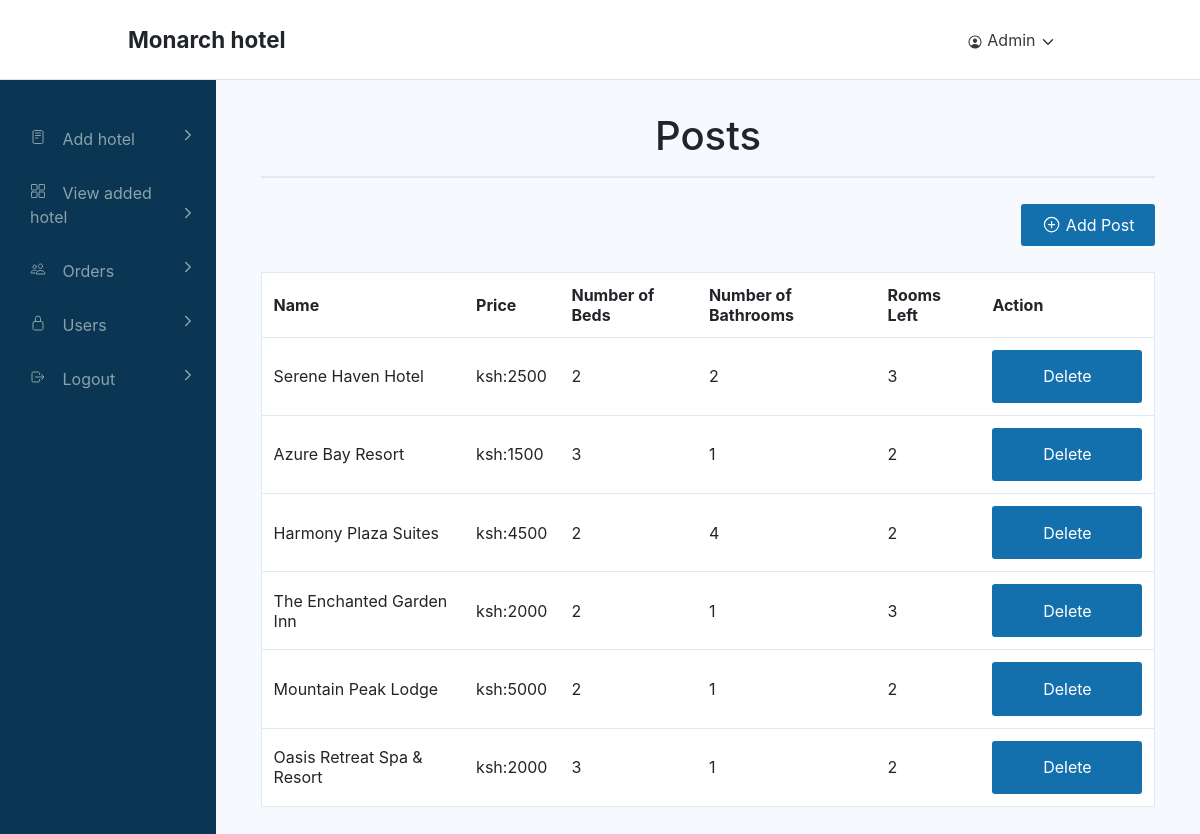
The app's page /hotel1/ with its own data.
### blog/models.py (models this page shows, shortened)
class AddRooms(models.Model):
    name = models.CharField(max_length=100)
    price = models.IntegerField()
    bed = models.IntegerField()
    bathroom = models.IntegerField()
    details = models.TextField(max_length=300)
    roomsleft = models.IntegerField()
    image1 = models.ImageField(null=True, blank = True,upload_to='picture1')

### blog/views.py (the view)
# urls.py: path('hotel1/', hotel_section1, name='hotel1'),
def hotel_section1(request):
    rooms2 = AddRooms.objects.all()
    return render(request, 'admin_dashboard/hotel/hotel.html', {'rooms': rooms2})

### blog/views.py (called while the page is built)
def category_list(request):
    category_list = Category.objects.exclude(name='default')
    context = {
        "category_list": category_list,
    }
    return context

### templates/admin_dashboard/hotel/hotel.html (shortened to what this page needs)
{% load static %}
{% block content %}
<body>
<html>
    <!DOCTYPE html>
    <html lang="en">
    <head>
      <link rel="stylesheet" href="https://cdn.jsdelivr.net/npm/bootstrap@4.0.0/dist/css/bootstrap.min.css">
      <link rel="stylesheet" href="../../assets/css/admin_style.css">
    </head>
    <body>
      <header>
        <a href="{% url 'create' %}" class="logo-wrapper td-none">
          <div><b>Monarch hotel</b></div>
        </a>
        <nav>
          <ul class="navmenu">
            <li class="navitem">
              <a href="{% url 'login' %}">
                <ion-icon name="person-circle-outline" class="navicon"></ion-icon>
                Admin
                <ion-icon name="chevron-down-outline" class="navicon"></ion-icon>
              </a>
            </li>
          </ul>
        </nav>
      </header>
      <div class="page-wrapper">
        <div class="sidebar">
          <ul class="list-menu">
            <li>
              <a href="{% url 'create' %}">
                <ion-icon name="reader-outline" class="menu-icon"></ion-icon>
                Add hotel
                <ion-icon name="chevron-forward-outline" class="chevron-forward"></ion-icon>
              </a>
            </li>
            <li>
              <a href="{% url 'hotel1' %}">
                <ion-icon name="grid-outline" class="menu-icon"></ion-icon>
                View added hotel
                <ion-icon name="chevron-forward-outline" class="chevron-forward"></ion-icon>
              </a>
            </li>
            <li>
              <a href="{% url 'userviews' %}">
                <ion-icon name="people-outline" class="menu-icon"></ion-icon>
                Orders
                <ion-icon name="chevron-forward-outline" class="chevron-forward"></ion-icon>
              </a>
            </li>
            <li>
              <a href="{% url 'userview' %}">
                <ion-icon name="lock-closed-outline" class="menu-icon"></ion-icon>
                Users
                <ion-icon name="chevron-forward-outline" class="chevron-forward"></ion-icon>
              </a>
            </li>
            <li>
              <a href="{% url 'login' %}">
                <ion-icon name="log-out-outline" class="menu-icon"></ion-icon>
                Logout
                <ion-icon name="chevron-forward-outline" class="chevron-forward"></ion-icon>
              </a>
            </li>
          </ul>
        </div>
        <div class="page-content">
          <div class="admin-container">
            <div class="admin-table lg-box">
              <h1 class="center">Posts</h1>
              <hr>
              <div class="table-actions" style="display: flex; justify-content: flex-end;">
                <div class="table-buttons">
                  <a href="{% url 'create' %}" class="btn primary-btn small-btn">
                    <ion-icon name="add-circle-outline" class="icon"></ion-icon>
                    Add Post
                  </a>
                </div>
              </div>
              <div class="responsive-table">
                <table>
                  <thead>
                    <th>Name</th>
                    <th>Price</th>
                    <th>Number of Beds</th>
                    <th>Number of Bathrooms</th>
                    <th>Rooms Left</th>
                    <th>Action</th>
                  </thead>
                  {% for room in rooms %}
                  <tbody>
                    <tr>
                      <td>{{ room.name }}</td>
                      <td>ksh:{{ room.price }}</td>
                      <td>{{ room.bed }}</td>
                      <td>{{ room.bathroom }}</td>
                      <td>{{ room.roomsleft }}</td>
                      <td>
                        <div class="button-container">
                          <a href="{% url 'delete_hotel' room.id %}">
                            <button type="button" class="btn primary-btn big-btn">Delete</button>
                          </a>
                       </div>
                      </td>
                    </tr>
                  </tbody>
                  {% endfor %}
                </table>
              </div>
            </div>
          </div>
        </div>
      </div>
    </body>
    </html>
{%endblock%}

### static/css/admin_style.css (style rules this page uses)
* { box-sizing: border-box; }
html, body { padding: 0; margin: 0; width: 100%; height: 100%; background-color: #f6fafe; font-family: -apple-system, BlinkMacSystemFont, 'Segoe UI', Roboto, Oxygen, Ubuntu, Cantarell, 'Open Sans', 'Helvetica Neue', sans-serif; -webkit-font-smoothing: antialiased; }
.td-none { text-decoration: none; color: inherit; }
.center { text-align: center; }
hr { border: 1px solid #e2e9f3; }
.responsive-table { overflow-x: auto; }
.btn { background-color: #b1b1b1; border: 1px solid transparent; padding: 0.65rem 1.5rem; text-align: center; text-decoration: none !important; display: inline-block; font-size: 1rem; border-radius: 3px; white-space: nowrap; color: white; }
.small-btn { padding: 0.45rem 1.25rem; }
.big-btn { min-width: 150px; padding: 0.85rem 1.5rem; }
.primary-btn { background-color: #1470ad; color: white; }
.btn .icon { font-size: 1.2rem; transform: translateY(3px); }
header { width: 100%; height: 80px; background-color: #fff; border-bottom: 1px solid #dfe2e4; padding: 0 8rem; display: flex; justify-content: space-between; align-items: center; }
header nav { display: flex; align-items: center; height: inherit; }
header ul { padding: 0; margin: 0; list-style-type: none; }
header .navmenu { display: flex; }
header .navmenu .navitem a { display: block; text-decoration: none; padding: 30px 16px; color: #383838; }
header .navmenu .navitem .navicon { transform: translateY(4px); font-size: 16px; }
header .navmenu .navitem { position: relative; }
.logo-wrapper { font-size: 1.4rem; }
.admin-table .table-actions { display: flex; justify-content: space-between; align-items: center; padding: 10px 0; }
.admin-table .table-actions .table-buttons { flex-basis: 50%; text-align: right; }
.admin-table { margin: 0 auto; }
.admin-table table { width: 100%; background-color: #fff; border-collapse: collapse; border-spacing: 0; border: 1px solid #e2e9f3; margin-top: 16px; }
.admin-table table tr { border-top: 1px solid #e2e9f3; }
.admin-table table th, .admin-table table td { padding: 12px; text-align: left; }
.admin-table table td a { text-decoration: none; color: #0a3654; }
.page-wrapper { display: flex; min-height: calc(100% - 80px); }
.page-wrapper .sidebar { flex-basis: 18%; min-height: 100%; max-width: 260px; background-color: #0a3654; }
.page-wrapper .sidebar .list-menu { margin: 0; padding: 0; padding-top: 2rem; overflow: hidden; }
.page-wrapper .sidebar .list-menu li a { text-decoration: none; color: #8aa3a9; display: block; padding: 15px 30px; position: relative; }
.page-wrapper .sidebar .list-menu li a .menu-icon { margin-right: 12px; }
.page-wrapper .sidebar .list-menu li a .chevron-forward { position: absolute; right: 20px; }
.page-wrapper .page-content { flex-basis: 82%; overflow-x: hidden; }
.admin-container { max-width: 1000px; margin: 0 auto; }
.lg-box { padding: 32px 20px; width: 95%; }

### records on screen
AddRooms: name "Serene Haven Hotel", price "2500", bed "2", bathroom "2", roomsleft "3"
AddRooms: name "Azure Bay Resort", price "1500", bed "3", bathroom "1", roomsleft "2"
AddRooms: name "Harmony Plaza Suites", price "4500", bed "2", bathroom "4", roomsleft "2"
AddRooms: name "The Enchanted Garden Inn", price "2000", bed "2", bathroom "1", roomsleft "3"
AddRooms: name "Mountain Peak Lodge", price "5000", bed "2", bathroom "1", roomsleft "2"
AddRooms: name "Oasis Retreat Spa & Resort", price "2000", bed "3", bathroom "1", roomsleft "2"
